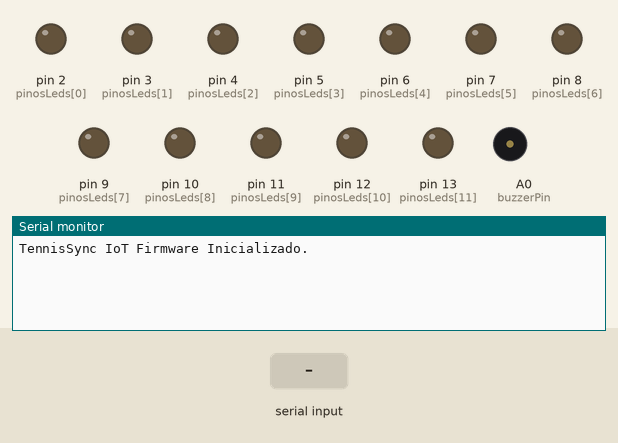
A sketch run on a simulated Arduino Uno, built with avr-gcc and run on an emulated ATmega328P. Parts: output pins drawn as LEDs (lit = HIGH), buzzer (waves = sounding, pin HIGH), the last lines printed to the serial monitor. Inputs (shaded band) come from the test bench.

Above: at 1.2 s.
1.3 s: "R" received over Serial
At 2.0 s:
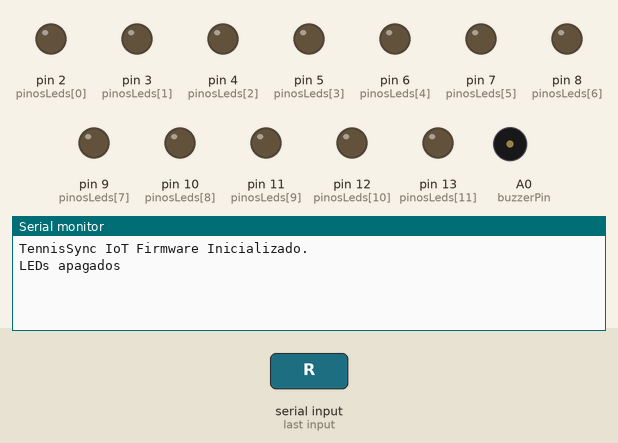
2.8 s: "1" received over Serial
At 3.2 s:
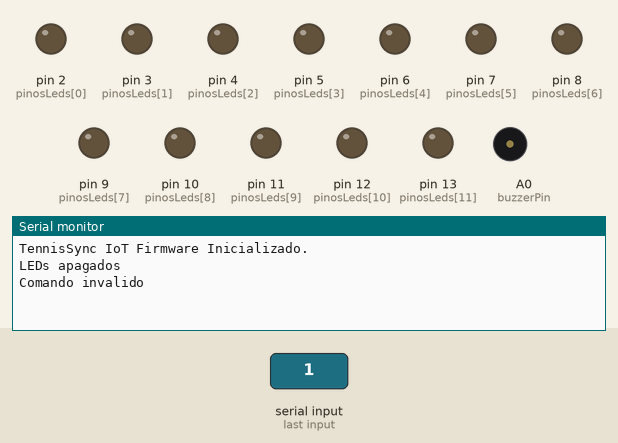

Measured:
- after the input at 1.3 s, the serial monitor: prints a new line at once (image 1)
- after the input at 2.8 s, the serial monitor: prints a new line at once (image 2)

The sketch:

firmware_leds.ino
```cpp
/*
 * TennisSync - Painel Fisico de Feedback Articular (IoT)
 * Disciplina: Sistemas Embarcados e Robotica / Projeto Interdisciplinar
 * Microcontrolador: Arduino Uno
 *
 * Descricao:
 * Circuito de feedback multissensorial com 12 LEDs indicadores para articulacoes
 * corporais e um Buzzer de alerta sonoro para erros biomecanicos detectados.
 *
 * Mapeamento de Pinos:
 * Pinos 2 a 13: 12 LEDs para indicacao de articulacoes:
 *   Porta 2  -> Ombro direito (Byte 'A')
 *   Porta 3  -> Ombro esquerdo (Byte 'B')
 *   Porta 4  -> Cotovelo direito (Byte 'C')
 *   Porta 5  -> Cotovelo esquerdo (Byte 'D')
 *   Porta 6  -> Punho direito (Byte 'E')
 *   Porta 7  -> Punho esquerdo (Byte 'F')
 *   Porta 8  -> Quadril direito (Byte 'G')
 *   Porta 9  -> Quadril esquerdo (Byte 'H')
 *   Porta 10 -> Joelho direito (Byte 'I')
 *   Porta 11 -> Joelho esquerdo (Byte 'J')
 *   Porta 12 -> Tornozelo direito (Byte 'K')
 *   Porta 13 -> Tornozelo esquerdo (Byte 'L')
 * Pino A0: Buzzer para alerta sonoro (1000 Hz por 150 ms)
 *
 * Comando de Reset:
 *   'R' -> Desliga todos os LEDs acesos
 *
 * Simulacao Wokwi: https://wokwi.com/projects/477109468016580609
 */

const int pinosLeds[] = {2, 3, 4, 5, 6, 7, 8, 9, 10, 11, 12, 13};
const int totalLeds = 12;
const int buzzerPin = A0;

const char* nomesArticulacoes[] = {
  "Ombro direito",
  "Ombro esquerdo",
  "Cotovelo direito",
  "Cotovelo esquerdo",
  "Punho direito",
  "Punho esquerdo",
  "Quadril direito",
  "Quadril esquerdo",
  "Joelho direito",
  "Joelho esquerdo",
  "Tornozelo direito",
  "Tornozelo esquerdo"
};

void apagarLeds() {
  for (int i = 0; i < totalLeds; i++) {
    digitalWrite(pinosLeds[i], LOW);
  }
  Serial.println("LEDs apagados");
}

void setup() {
  Serial.begin(9600);
  for (int i = 0; i < totalLeds; i++) {
    pinMode(pinosLeds[i], OUTPUT);
    digitalWrite(pinosLeds[i], LOW);
  }
  pinMode(buzzerPin, OUTPUT);
  Serial.println("TennisSync IoT Firmware Inicializado.");
}

void loop() {
  if (Serial.available() > 0) {
    char comando = Serial.read();

    if (comando == 'R') {
      apagarLeds();
      return;
    }

    // Comando Maiúsculo ('A'-'L'): Acende LED específico e toca Buzzer
    if (comando >= 'A' && comando <= 'L') {
      int indice = comando - 'A';
      digitalWrite(pinosLeds[indice], HIGH);
      tone(buzzerPin, 1000, 150);
      Serial.print("Erro/Ativado em: ");
      Serial.println(nomesArticulacoes[indice]);
    }
    // Comando Minúsculo ('a'-'l'): Apaga LED individual sem afetar os demais
    else if (comando >= 'a' && comando <= 'l') {
      int indice = comando - 'a';
      digitalWrite(pinosLeds[indice], LOW);
      Serial.print("Apagado: ");
      Serial.println(nomesArticulacoes[indice]);
    } else {
      Serial.println("Comando invalido");
    }
  }
}
```
